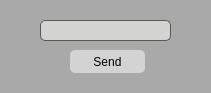
<?xml version="1.0" encoding="UTF-8"?>
<ui version="4.0">
 <class>Dialog</class>
 <widget class="QDialog" name="Dialog">
  <property name="geometry">
   <rect>
    <x>0</x>
    <y>0</y>
    <width>211</width>
    <height>93</height>
   </rect>
  </property>
  <property name="windowTitle">
   <string>Add Connection</string>
  </property>
  <property name="styleSheet">
   <string notr="true">*{
	background-color: darkgrey;
}
.QPushButton {
  padding: 5px;
  background-color: lightgrey;
  cursor: pointer;
  text-align: center;
  border: none;
  border-radius: 5px;
}

.QPushButton:hover {
    border: 1px solid #595750;
}

.QPushButton:pressed {
  background-color: #303030;
  color: #d4d4d4;
}

.QListWidget{
	border-radius: 5px;
	border: 1px solid #595750;
}


QScrollBar:vertical {
	width: 1em;
}

QPlainTextEdit, QLineEdit{
	border-radius: 5px;
	border: 1px solid #595750;
	background-color: lightgrey;
}</string>
  </property>
  <widget class="QPlainTextEdit" name="nicknameTextField">
   <property name="geometry">
    <rect>
     <x>40</x>
     <y>20</y>
     <width>131</width>
     <height>21</height>
    </rect>
   </property>
   <property name="verticalScrollBarPolicy">
    <enum>Qt::ScrollBarAlwaysOff</enum>
   </property>
   <property name="horizontalScrollBarPolicy">
    <enum>Qt::ScrollBarAlwaysOff</enum>
   </property>
  </widget>
  <widget class="QPushButton" name="sendButton">
   <property name="geometry">
    <rect>
     <x>70</x>
     <y>50</y>
     <width>75</width>
     <height>23</height>
    </rect>
   </property>
   <property name="text">
    <string>Send</string>
   </property>
  </widget>
 </widget>
 <resources/>
 <connections/>
</ui>
